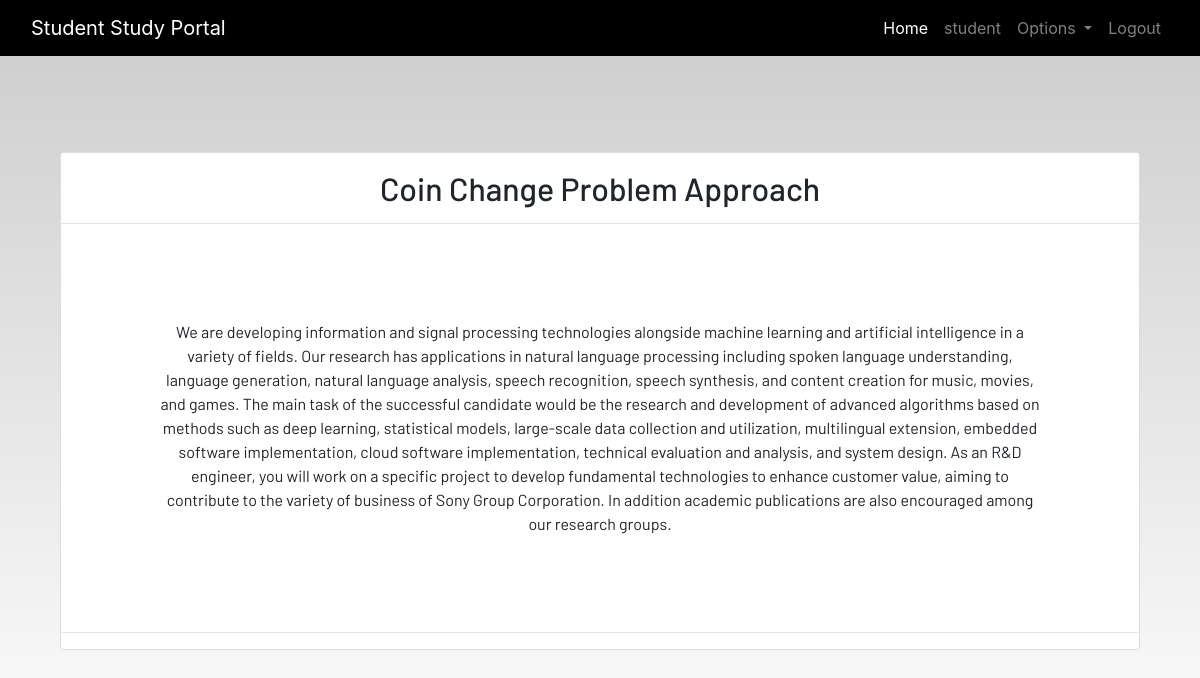
Screenshot of /detail/8 (signed in) with the database file from the repository.
### app01/models.py (models this page shows, shortened)
class Notes(models.Model):
    user = models.ForeignKey(User, on_delete=models.CASCADE)
    title = models.CharField(max_length=200)
    description = models.TextField()

### app01/views.py (the view)
# urls.py: path('detail/<int:detail_id>', views.detail, name="detail"),
@login_required
def detail(request, detail_id):
    data = get_object_or_404(Notes, pk=detail_id)
    context = {
        "data": data
    }
    return render(request, "dashboard/notes_detail.html", context)

### app01/template/dashboard/notes_detail.html
{% extends 'dashboard/base.html' %}
{% load static %}
{% block content %}
<section class='text-center container'>
    <div class="container">
        <div class="content-section p-0 mt-5">
            <div class="m-3">
                <h2>{{data.title}}</h2>
            </div>
            <hr class="p-0 m-0">
            <p class="description m-5 p-5">
                {{data.description}}
            </p>
            <hr>
        </div>
    </div>
</section>
{% endblock content %}

### app01/template/dashboard/base.html (shortened to what this page needs)
<!DOCTYPE html>
{% load static %}
<html lang="en">
<head>
  <link rel="stylesheet" href="https://stackpath.bootstrapcdn.com/bootstrap/4.3.1/css/bootstrap.min.css"
 />
  <link rel="stylesheet" href="https://use.fontawesome.com/releases/v5.7.2/css/all.css"
 />
  <link rel="stylesheet" href="{% static 'css/main.css' %}" />
</head>
<body>
  <header>
    <nav class="navbar navbar-expand-lg navbar-dark bg-dark">
      <div class="container-fluid">
        <a class="navbar-brand" href="{% url 'home' %}">Student Study Portal</a>
        <div class="collapse navbar-collapse justify-content-end" id="navbarSupportedContent">
          <ul class="navbar-nav mb-2 mb-lg-0">
            <li class="nav-item">
              <a class="nav-link active" aria-current="page" href="{% url 'home' %}">Home</a>
            </li>
            {% if user.is_authenticated %}
            <li class="nav-item">
              <a class="nav-link" href="#">{{user.username}}</a>
            </li>
            <li class="nav-item dropdown">
              <a class="nav-link dropdown-toggle" href="#" id="navbarDropdown" role="button" data-toggle="dropdown"
                aria-haspopup="true" aria-expanded="false">
                Options
              </a>
            </li>
            <li class="nav-item">
              <a class="nav-link" href="{% url 'logout' %}">Logout</a>
            </li>
            {% endif %}
          </ul>
        </div>
      </div>
    </nav>
  </header>
  <br /><br />
  <main>
    {% block content %}
    {% endblock content %}
  </main>
</body>
</html>

### static/css/main.css (style rules this page uses)
html { scroll-behavior: smooth; height: 100%; width: 100%; }
main { font-family: Barlow, Quicksand, Rubik, sans-serif, serif, 'Times New Roman', Times, serif !important; }
.navbar { background-color: rgb(0, 0, 0) !important; }
a { text-decoration: none !important; color: black; }
html, body { max-width: 100%; overflow-x: hidden; height: 100%; width: 100%; }
body { background: linear-gradient(rgba(0, 0, 0, 0.2), rgba(255, 255, 255, 0.5)); overflow-x: hidden; background-repeat: no-repeat; }
.content-section { background: #ffffff; padding: 10px 20px; border: 1px solid #dddddd; border-radius: 3px; margin-bottom: 20px; }

### rows the page displays
Notes: title "Coin Change Problem Approach", description "We are developing information and signal processing technologies alongside machine learning and artificial intelligence in a variety of fields. Our research has applications in natural language processing including spoken language understanding, language generation, natural language analysis, speech recognition, speech synthesis, and content creation for music, movies, and games. The main task of the successful candidate would be the research and development of advanced algorithms based on methods such as deep learning, statistical models, large-scale data collection and utilization, multilingual extension, embedded software implementation, cloud software implementation, technical…"

### other values shown
{{ user.username }} "student"
